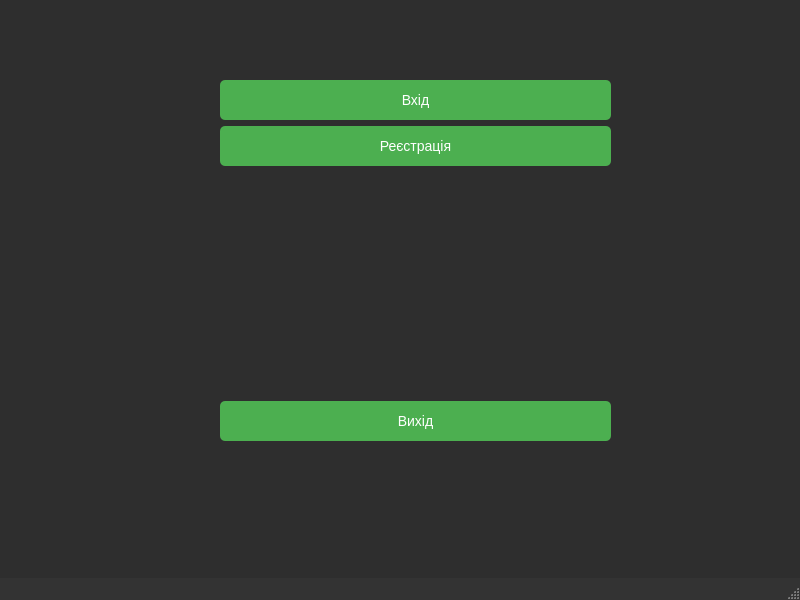
<?xml version="1.0" encoding="UTF-8"?>
<ui version="4.0">
 <class>MainWindow</class>
 <widget class="QMainWindow" name="MainWindow">
  <property name="geometry">
   <rect>
    <x>0</x>
    <y>0</y>
    <width>800</width>
    <height>600</height>
   </rect>
  </property>
  <property name="windowTitle">
   <string>MainWindow</string>
  </property>
  <property name="styleSheet">
   <string>
    QMainWindow {
        background-color: #2E2E2E;
        color: white;
        font-family: Arial, sans-serif;
    }
    QPushButton {
        background-color: #4CAF50;
        color: white;
        padding: 12px 24px;
        border-radius: 5px;
        border: none;
        font-size: 14px;
        text-align: center;
    }
    QPushButton:hover {
        background-color: #45a049;
    }
    QPushButton:pressed {
        background-color: #388E3C;
    }
    QMenuBar {
        background-color: #3C3F41;
        color: white;
    }
    QMenuBar::item {
        background-color: #3C3F41;
        color: white;
    }
    QMenuBar::item:selected {
        background-color: #4CAF50;
    }
    QStatusBar {
        background-color: #333;
        color: white;
    }
   </string>
  </property>
  <widget class="QWidget" name="centralwidget">
   <widget class="QWidget" name="gridLayoutWidget">
    <property name="geometry">
     <rect>
      <x>220</x>
      <y>80</y>
      <width>391</width>
      <height>361</height>
     </rect>
    </property>
    <layout class="QGridLayout" name="gridLayout">
     <item row="2" column="0">
      <widget class="QPushButton" name="signUp">
       <property name="text">
        <string>Реєстрація</string>
       </property>
      </widget>
     </item>
     <item row="5" column="0">
      <widget class="QPushButton" name="exit">
       <property name="text">
        <string>Вихід</string>
       </property>
      </widget>
     </item>
     <item row="0" column="0">
      <widget class="QPushButton" name="signIn">
       <property name="text">
        <string>Вхід</string>
       </property>
      </widget>
     </item>
     <item row="4" column="0">
      <spacer name="verticalSpacer">
       <property name="orientation">
        <enum>Qt::Orientation::Vertical</enum>
       </property>
       <property name="sizeHint" stdset="0">
        <size>
         <width>20</width>
         <height>40</height>
        </size>
       </property>
      </spacer>
     </item>
    </layout>
   </widget>
  </widget>
  <widget class="QMenuBar" name="menubar">
   <property name="geometry">
    <rect>
     <x>0</x>
     <y>0</y>
     <width>800</width>
     <height>21</height>
    </rect>
   </property>
  </widget>
  <widget class="QStatusBar" name="statusbar"/>
 </widget>
 <resources/>
 <connections/>
</ui>
